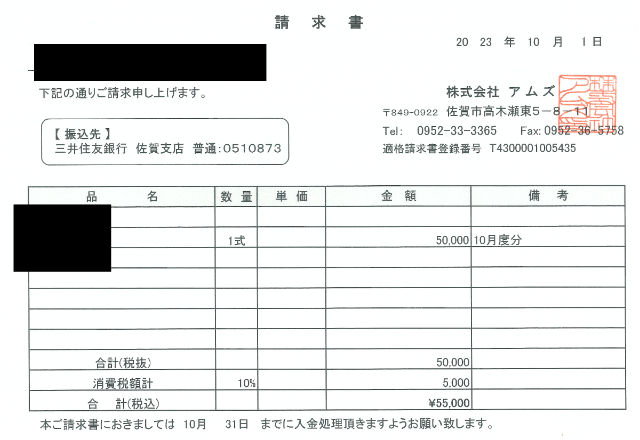
#> input picture py/text-from-image/images/001.png, 640 x 440 px
$ python gemini2.py
#> lines starting #> are read from the running program, lines starting #| are printed output that depends on the picture; after the words box and inside, x2 and y2 are one past the last pixel; in counts of white or black regions, pixels touching at a corner belong together
import cv2
import numpy as np
import pytesseract

def improve_ocr(image_path):
    """
    OCRの精度を向上させるための前処理を行う関数

    Args:
        image_path (str): 画像ファイルのパス

    Returns:
        str: 抽出されたテキスト
    """
#> called with image_path = './images/001.png'

    # 画像を読み込む
    img = cv2.imread(image_path)
#> img is the input picture: shape (440, 640, 3); mean B, G, R 230.5, 230.8, 230

    # グレースケール化
    gray = cv2.cvtColor(img, cv2.COLOR_BGR2GRAY)

    # 二値化（Otsuの二値化）
    thresh, img_bin = cv2.threshold(gray, 0, 255, cv2.THRESH_BINARY + cv2.THRESH_OTSU)
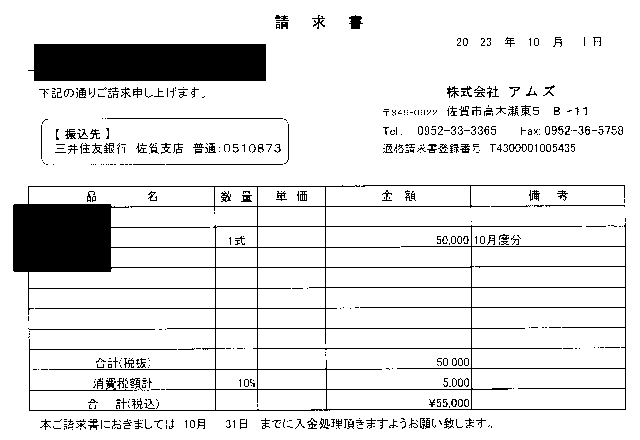
#> img_bin: shape (440, 640); 89.3% white; 489 black regions (351 under 20 px), largest, box (x1, y1, x2, y2) and area: (13, 185, 626, 411) 14150, (28, 44, 266, 81) 8590, (107, 118, 283, 119) 176
#> thresh = 153

    # ノイズ除去（開演算）
    kernel = np.ones((3, 3), np.uint8)
    img_dilation = cv2.dilate(img_bin, kernel, iterations=1)
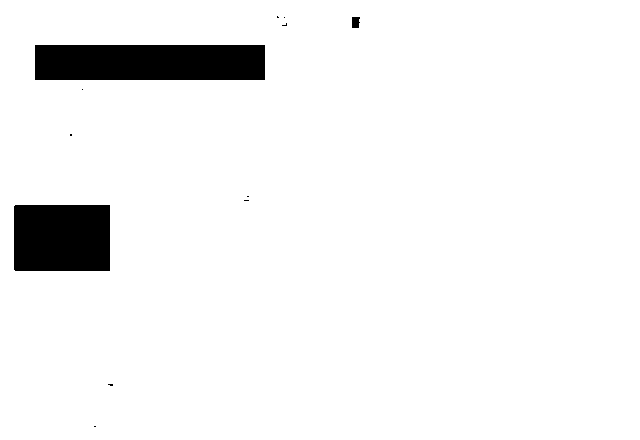
#> img_dilation: shape (440, 640); 94.9% white; 12 black regions (9 under 20 px), largest, box (x1, y1, x2, y2) and area: (35, 45, 265, 80) 8050, (14, 205, 110, 271) 6334, (352, 17, 360, 28) 80
    img_erosion = cv2.erode(img_dilation, kernel, iterations=1)
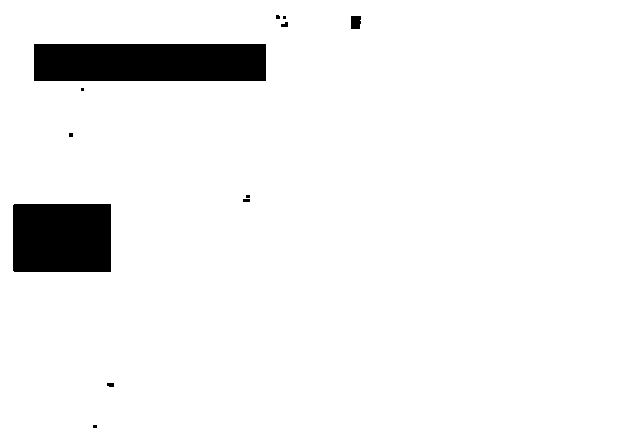
#> img_erosion: shape (440, 640); 94.5% white; 12 black regions (6 under 20 px), largest, box (x1, y1, x2, y2) and area: (34, 44, 266, 81) 8584, (13, 204, 111, 272) 6662, (351, 16, 361, 29) 124, (281, 22, 288, 27) 27, (107, 383, 114, 387) 26, (243, 199, 250, 202) 21

    # テキスト抽出
    config = '--psm 6'  # PSMモードを6に設定（単一、長いテキスト行）
#> (the run stopped early here; a loop or call above may not have finished)
